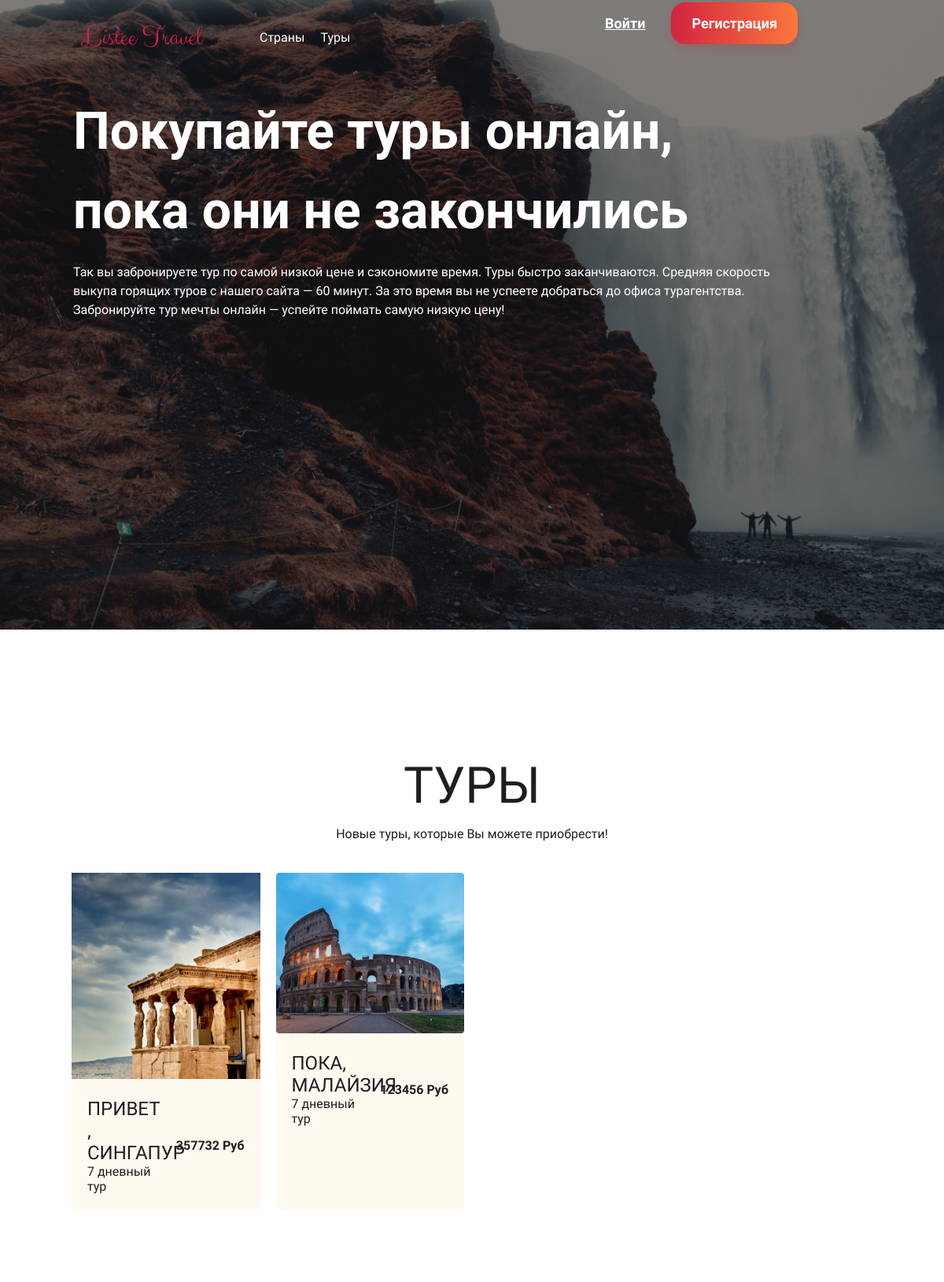
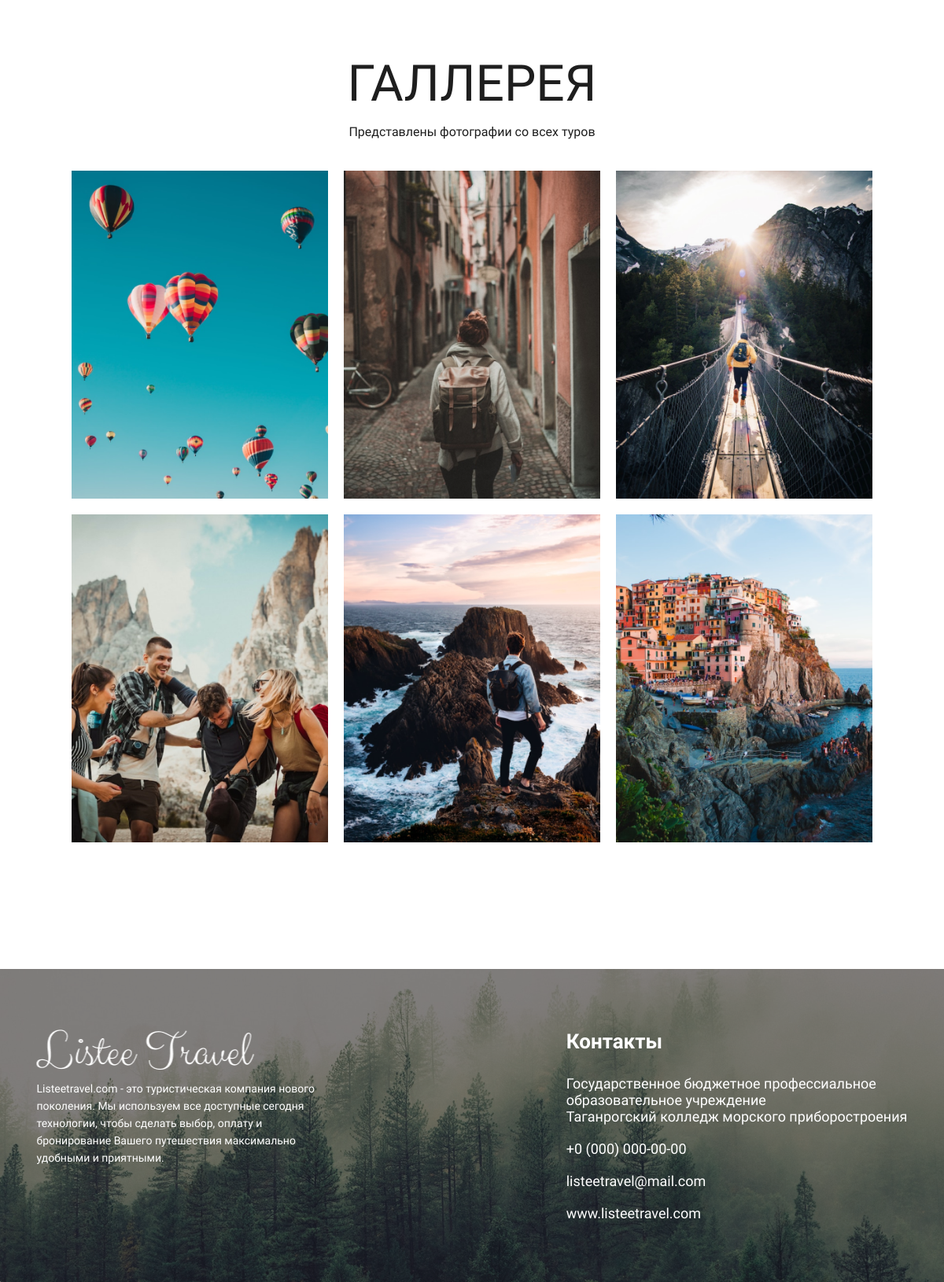
The app's page /tour/all_tour.php with its own data (2 pictures, top to bottom).
### tables this page shows
CREATE TABLE `tours` (
  `id` int(11) NOT NULL,
  `idcountry` int(11) NOT NULL,
  `title` varchar(100) NOT NULL,
  `price` int(11) NOT NULL,
  `pathimg` varchar(500) NOT NULL,
  `descrip` varchar(1000) NOT NULL,
  `startdate` date NOT NULL,
  `finishdate` date NOT NULL
);

CREATE TABLE `country` (
  `id` int(11) NOT NULL,
  `title` varchar(100) NOT NULL,
  `pathimg` varchar(500) NOT NULL
);

### tour/all_tour.php (the view, shortened to what this page needs)
<?php
require_once("../db/db.php");
?>
<!DOCTYPE html>
<html lang="en">
<head>
    <link rel="stylesheet" href="../style/style.css">
    <link rel="stylesheet" href="../style/media.css">
</head>
<body>
<header>
        <div class="hi">
        </div>
        <div class="header-wrapper">
            <nav class="menu">
                <div class="menu-logo">
                    <a href="../index.php"><img src="../img/logo.png"></a>
                </div>
                <ul class="menu-btn">
                    <li><a href="../view_country/view_all.php">Страны</a></li>
                    <li><a href="all_tour.php">Туры</a></li>
                </ul>
                <?php
                if(!isset($_COOKIE["id"])) { ?>
                    <div class="signin-btns">
                        <ul class="sb-list">
                            <li class="sbl-item"><a href="../login/login.php" class="sbli-signin">Войти</a></li>
                            <li class="sbl-item"><a href="../registration/registration.php" class="sbli-signup">Регистрация</a></li>
                        </ul>
                    </div>
                <?php } ?>
            </nav>
            <div class="header-slogan">
                <p class="hs-title">Покупайте туры онлайн, пока они не закончились</p>
                <p class="hs-subtitle">Так вы забронируете тур по самой низкой цене и сэкономите время. Туры быстро заканчиваются. Средняя скорость выкупа горящих туров с нашего сайта — 60 минут. За это время вы не успеете добраться до офиса турагентства. Забронируйте тур мечты онлайн — успейте поймать самую низкую цену!</p>
            </div>
        </div>
    </header>
    <main>
        <div class="container-tour-packages">
            <section class="tour-packages">
                <div class="tp-wrapper">
                    <div class="tw-title">
                        <p>ТУРЫ</p>
                    </div>
                    <div class="tp-subtitle">
                        <p>Новые туры, которые Вы можете приобрести!</p>
                    </div>
                    <div class="tp-info">
                        <div class="tpi-wrapper">
                            <div class="tpiw-block">
                                <?php
                                $sel_tour = mysqli_query($link, "SELECT * FROM `tours` ORDER BY `id` DESC");
                                $sel_tour = mysqli_fetch_all($sel_tour);
                                foreach($sel_tour as $st) {
                                    $sttitle = $st[1];
                                    $sel_count = mysqli_query($link, "SELECT * FROM `country` WHERE `id` = '$sttitle'");
                                    $sel_count = mysqli_fetch_assoc($sel_count);?>
                                    <a href="tour.php?id=<?php echo $st[0]; ?>">
                                        <img src="<?php print("../" . $st[4]); ?>" width="346px" >
                                        <div class="tpiwb-main">
                                            <div class="tpiwb-decrip">
                                                <p class="tpiwb-first"><?php echo $st[2]; ?>, <?php echo $sel_count['title']; ?></p>
                                                <p class="tpiwb-second">7 дневный тур</p>
                                            </div>
                                            <div class="tpiwb-price">
                                                <p><?php echo $st[3]; ?> Руб</p>
                                            </div>
                                        </div>
                                    </a>
                                <?php } ?>
                            </div>
                        </div>
                    </div>
                </div>
            </section>
        </div>
        <div class="container-photos">
            <section class="photos">
                <div class="photos-wrapper">
                    <div class="pw-title">
                        <p>ГАЛЛЕРЕЯ</p>
                    </div>
                    <div class="pw-subtitle">
                        <p>Представлены фотографии со всех туров</p>
                    </div>
                    <div class="pw-gallery">
                        <img src="../img/gallery-1.png">
                        <img src="../img/gallery-2.png">
                        <img src="../img/gallery-3.png">
                        <img src="../img/gallery-4.png">
                        <img src="../img/gallery-5.png">
                        <img src="../img/gallery-6.png">
                    </div>
                </div>
            </section>
        </div>
    </main>
    <footer>
        <div class="footer">
            <div class="footer-wrapper">
                <div class="fw-img">
                </div>
                <div class="fw-info">
                    <div class="fwi-wrapper">
                        <div class="fwiw-left">
                            <img src="../img/logo_white.png">
                            <p>Listeetravel.com - это туристическая компания нового поколения. Мы используем все доступные сегодня технологии, чтобы сделать выбор, оплату и бронирование Вашего путешествия максимально удобными и приятными.</p>
                        </div>
                        <div class="fwiw-right">
                            <p class="fwiwr-title">Контакты</p>
                            <div class="fwiwrt-contacts">
                                <p class="fwiwrtc-address">Государственное бюджетное профессиальное <br> образовательное учреждение <br> Таганрогский колледж морского приборостроения</p>
                                <a href="tel: +0 (000) 000-00-00">+0 (000) 000-00-00</a>
                                <a href="mailto: listeetravel@mail.com">listeetravel@mail.com</a>
                                <a href="../index.php">www.listeetravel.com</a>
                            </div>
                        </div>
                    </div>
                </div>
            </div>
        </div>
    </footer>
</body>
</html>

### style/style.css (style rules this page uses)
* { margin: 0; padding: 0; font-family: 'Raleway', sans-serif; }
header { position: relative; }
.header-wrapper { position: absolute; top: 0; width: calc(100% - 93px); }
.menu { display: flex; padding: 21px 93px; }
.signin-btns { margin-left: auto; }
.sb-list { list-style-type: none; display: flex; gap: 33px; align-items: center; margin: 0; }
.sbli-signin { font-weight: 700; font-size: 18px; line-height: 16px; text-decoration-line: underline; color: #FFFFFF; }
.sbli-signup { font-weight: 700; font-size: 18px; line-height: 16px; color: #FFFFFF; padding: 16px 26px; background: linear-gradient(90deg, #CD1A40 -11%, #FF803C 109.5%); box-shadow: 0px 5px 10px rgba(205, 26, 64, 0.22); border-radius: 18px; text-decoration: none; }
.header-slogan { width: 580px; padding: 21px 93px; }
.hs-title { margin-bottom: 16px; font-weight: 700; font-size: 86px; line-height: 101px; color: #FFFFFF; }
.hs-subtitle { margin-bottom: 48px; font-weight: 400; font-size: 16px; line-height: 24px; color: #FFFFFF; }
.menu-btn { list-style-type: none; display: flex; align-items: center; margin-left: 60px; gap: 20px; }
.menu-btn a { color: #FFFFFF; text-decoration: none; }
.hi { background-image: url("../img/header.png"); background-repeat: no-repeat; background-size: cover; height: 100vh; position: relative; }
main { margin-top: 151px; padding: 0 91px; }
.tw-title { display: flex; gap: 30px; justify-content: center; align-items: center; }
.container-activity, .container-tour-packages, .container-photos { margin-top: 161px; }
.aw-title, .tw-title, .pw-title { margin-bottom: 11px; }
.aw-title p, .tw-title p, .pw-title p { font-weight: 200; font-size: 64px; line-height: 75px; text-transform: uppercase; color: #1E1E1E; text-align: center; }
.aw-subtitle, .tp-subtitle, .pw-subtitle { margin-bottom: 36px; }
.aw-subtitle p, .tp-subtitle p, .pw-subtitle p { font-weight: 400; font-size: 16px; line-height: 26px; text-align: center; color: #1E1E1E; }
.tpiw-block { display: grid; grid-template-columns: repeat(4, 1fr); gap: 20px; }
.tpiw-block img { width: 100%; }
.tpiw-block a { display: inline-block; background: #FFF9F0; border-radius: 6px; text-decoration: none; }
.tpiwb-main { padding: 20px; display: flex; align-items: baseline; }
.tpiwb-first { font-weight: 500; font-size: 24px; line-height: 28px; text-transform: uppercase; color: #1E1E1E; }
.tpiwb-second { font-weight: 300; font-size: 16px; line-height: 19px; color: #1E1E1E; }
.tpiwb-price { margin-left: auto; margin-top: auto; margin-bottom: auto; }
.tpiwb-price p { font-weight: 600; font-size: 16px; line-height: 19px; color: #1E1E1E; }
.tpiwb-decrip { width: 50%; }
.pw-gallery { display: grid; grid-template-columns: repeat(3, 1fr); gap: 20px; }
.pw-gallery img { width: 100%; }
footer { margin-top: 161px; }
.footer-wrapper { position: relative; }
.fw-img { background-image: url("../img/footer.png"); background-repeat: no-repeat; background-size: cover; height: 398px; position: relative; }
.fw-info { position: absolute; top: 50%; left: 50%; margin-right: -50%; transform: translate(-50%, -50%); width: calc(100% - 93px); }
.fwi-wrapper { display: flex; }
.fwiw-left { width: 380px; }
.fwiw-left p { margin-top: 8px; font-weight: 300; font-size: 14px; line-height: 22px; color: #FFFFFF; }
.fwiw-right { margin-left: auto; }
.fwiwr-title { margin-bottom: 28px; font-weight: 700; font-size: 26px; line-height: 30px; color: #FFFFFF; }
.fwiwrt-contacts { display: flex; flex-direction: column; gap: 20px; }
.fwiwrtc-address { font-weight: 300; font-size: 18px; line-height: 21px; color: #FFFFFF; }
.fwiwrt-contacts a { font-weight: 300; font-size: 18px; line-height: 21px; color: #FFFFFF; text-decoration: none; }
.menu-logo { padding: 10px; }

### style/media.css (style rules this page uses)
@media (max-width: 1327px) { .header-slogan { margin-top: 0; width: auto; } }
@media (max-width: 1327px) { .hs-title { font-size: 66px; } }

### records on screen
tours: pathimg (picture), title "ПРИВЕТ", idcountry.title "СИНГАПУР", price "357732"
tours: pathimg (picture), title "ПОКА", idcountry.title "МАЛАЙЗИЯ", price "123456"
